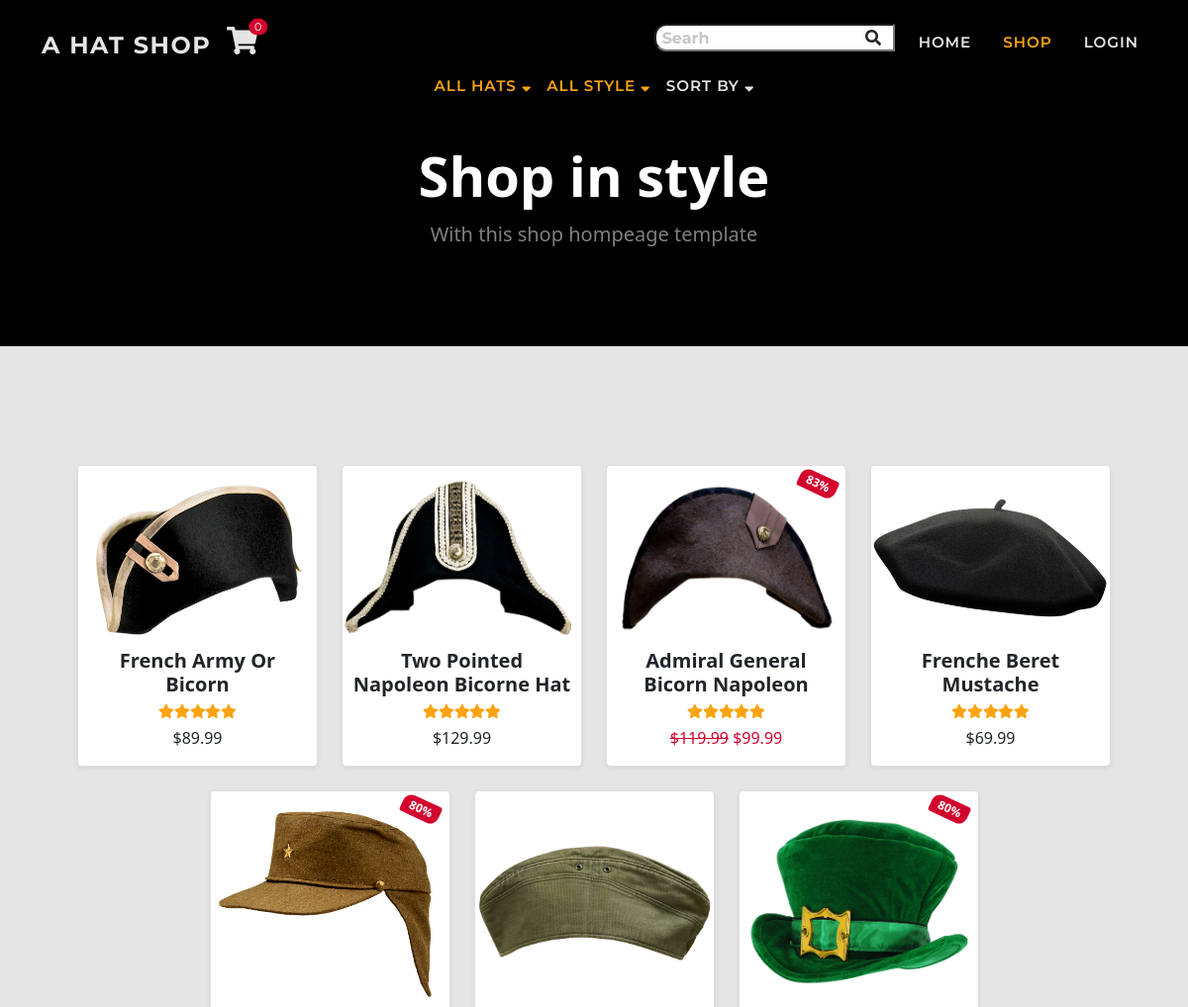
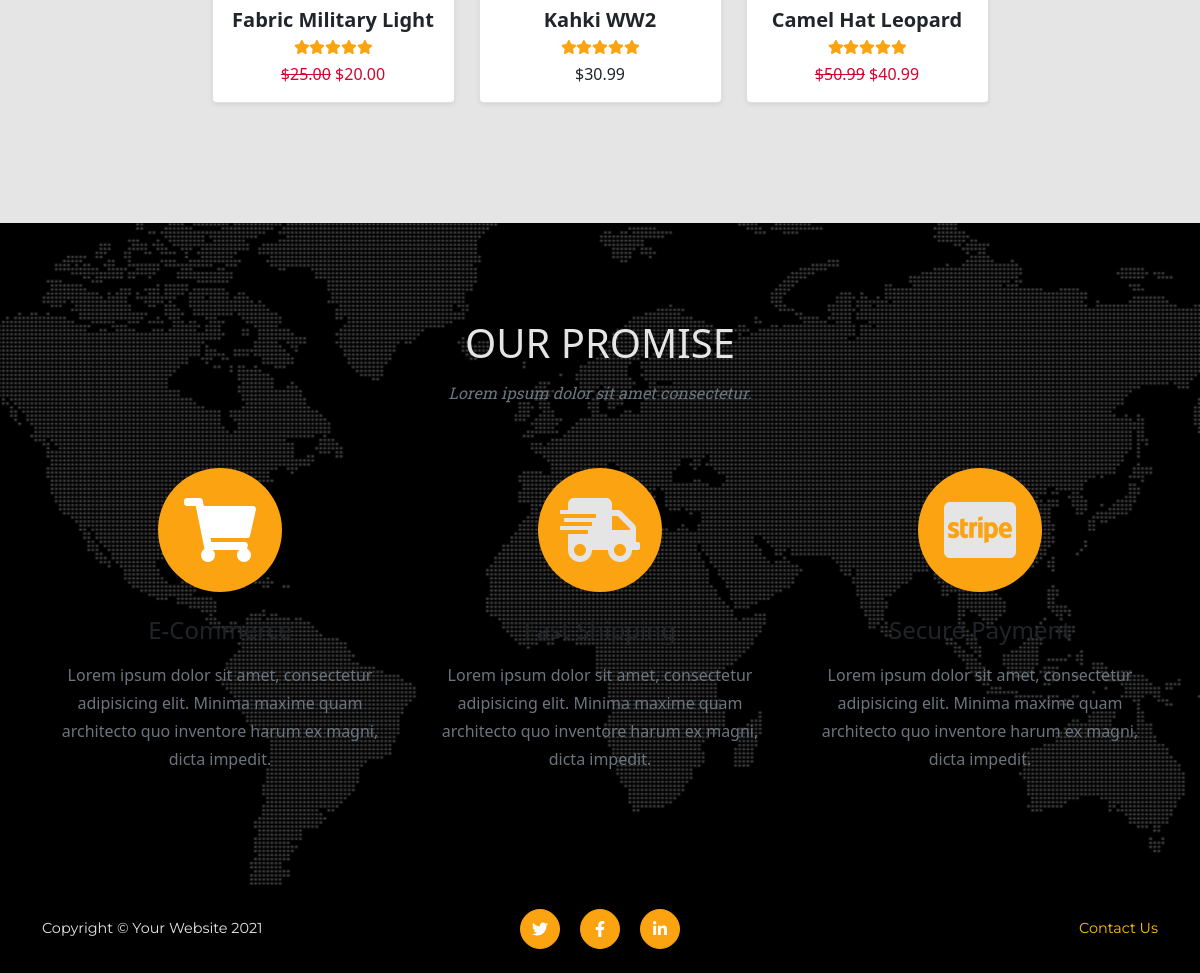
The app's page /shop/ with its own data (2 pictures, top to bottom).
### shop/models.py (models this page shows, shortened)
class Product(models.Model):
    sku = models.CharField(max_length=60)
    category = models.ForeignKey(
        'Category', null=True, blank=True,
        on_delete=models.SET_NULL)
    style = models.CharField(max_length=60)
    color = models.CharField(max_length=60)
    name = models.CharField(max_length=60)
    description = models.TextField(max_length=250)
    price = models.DecimalField(
        max_digits=6, decimal_places=2)
    image = models.ImageField(null=True, blank=True)
    sale = models.BooleanField(default=False)
    sale_price = models.DecimalField(
        max_digits=6, decimal_places=2,
        null=True, blank=True)
    item_count = models.IntegerField(
        blank=False, null=False, default=0)

### shop/views.py (the view, shortened to what this page needs)
# urls.py: path('shop/', include('shop.urls')),
def shop(request):
    products = Product.objects.all().order_by('-id')
    style_list = Product.objects.values('style').distinct()
    categories = Category.objects.all()
    category = 'all'
    sort_name = None
    sortkey = None
    style = 'all'
    query = 'None'
    shop = True
    context = {
        'style_list': style_list,
        'categories': categories,
        'sort_name': sort_name,
        'products': products,
        'sortkey': sortkey,
        'cat': category,
        'style': style,
        'shop': shop,
    }
    return render(request, 'shop/shop.html', context)

### cart/contexts.py (called while the page is built, shortened)
def cart_contents(request):
    cart_items = []
    total = 0
    item_count = 0
    cart = request.session.get('cart', {})
    if total < 50:
        delivery = total * Decimal(10 / 100)
        free_deivery = 50 * total
    else:
        delivery = 0
        free_deivery = 0
    grand_total = delivery + total
    context = {
        'cart_items': cart_items,
        'total': total,
        'item_count': item_count,
        'delivery': delivery,
        'free_deivery': free_deivery,
        'deivery_treshold': 10,
        'grand_total': grand_total,
    }
    return context

### shop/templates/shop/shop.html (shortened to what this page needs)
{% extends 'base.html' %}
{% load static %}
{% load thumbnail %}
{% block extr_nav %}
<li class="nav-item dropdown">
    <form class="form" method="GET" action="{% url 'shop' %}">
        <div class="input-group input-group-sm mb-3">
            <input type="text" class="search py-0" name="search" placeholder="Searh" aria-label="Search store">
            <div class="input-group-append">
                <button class="btn search-btn py-0" type="submit"><i class="fas fa-search"></i></button>
            </div>
        </div>
    </form>
</li>
{% endblock %}
{% block extr_nav_lg %}
<div class=" d-none d-md-block">
    <ul class="navbar-nav p-0 text-uppercase ms-auto py-lg-0">
        {% include 'includes/shop_nav.html' %}
    </ul>
</div>
{% endblock %}
{% block page_header %}
<header class="bg-black py-5">
    <div class="container px-4 px-lg-5 pt-5 my-5">
        <div class="text-center">
            <h1 class="display-4 text-white fw-bolder">Shop in style</h1>
            <p class="lead fw-normal text-white-50 mb-0">With this shop hompeage template</p>
        </div>
    </div>
</header>
{% endblock %}
{% block content %}
<section class="page-section">
    <div class="container mt-2 mt-sm-4 px-2 px-sm-4 px-lg-5">
        <div class="row gx-2 gx-sm-4 row-cols-2 row-cols-md-3 row-cols-xl-4 justify-content-center">
            {% for item in products %}
            <div class="col mb-2 mb-sm-4">
                <div class="card shadow-sm rounded-3 pt-2 justify-content-end h-100">
                    {% if item.sale %}
                    <div class="badge bg-danger text-white position-absolute" style="top: 0.5rem; right: 0.5rem">
                        {% widthratio item.sale_price item.price 100 %}%
                    </div>
                    {% endif %}
                        <div class="h-100 d-flex align-items-center">
                            {% thumbnail item.image "250" as im %}
                            <img class="card-img-top" src="{{ im.url }}" alt="..." />
                            {% endthumbnail %}
                        </div>
                    <a class="card-img-overlay" href="{% url 'shop_item' item.id %}">
                    </a>
                    <div class="card-body p-2">
                        <div class="text-center align-items-end">
                            <h5 class="fw-bolder text-capitalize">{{ item.name }}</h5>
                            <a class="h-100 my-auto" href="{% url 'shop_item' item.id %}">
                            <div class="d-flex justify-content-center small text-warning mb-2">
                                <span class="fa fa-star checked"></span>
                                <span class="fa fa-star checked"></span>
                                <span class="fa fa-star checked"></span>
                                <span class="fa fa-star"></span>
                                <span class="fa fa-star"></span>
                            </div>
                        </a>
                            {% if item.sale %}
                            <span class="text-decoration-line-through text-danger">${{ item.price }}</span>
                            <span class="text-danger">${{ item.sale_price }} </span>
                            {% else %}
                            <span>${{ item.price }} </span>
                            {% endif %}
                        </div>
                    </div>
                    <div class="card-footer pt-0 border-top-0 bg-transparent justify-self-end">
                    </div>
                </div>
            </div>
            {% endfor %}
        </div>
    </div>
</section>
{% endblock %}

### templates/base.html (shortened to what this page needs)
<!doctype html>
<html lang="en">
<head>
    {% load static %}
    {% block corecss %}
    <link rel="stylesheet" href="https://cdn.jsdelivr.net/npm/bootstrap@5.1.3/dist/css/bootstrap.min.css"
>
    <link href="{% static 'css/base.css' %}" rel="stylesheet" />
    {% endblock %}
</head>
<body>
    <nav class="navbar navbar-expand-md fixed-top flex-column" id="mainNav">
        <div class="container">
            <div><a class="navbar-brand" href="{% url 'home' %}">A hat Shop</a></div>
            <div class="nav-item ">
                <a class="position-relative cart" href="{% url 'cart' %}">
                    <i class="fas h3 fa-shopping-cart">
                    </i>
                    <span
                        class="cart-pill text-white position-absolute top-5 start-98 translate-middle bg-danger rounded-circle">
                        {{ item_count }}
                    </span>
                </a>
            </div>
            <div class="collapse navbar-collapse" id="navbarResponsive">
                <ul class="navbar-nav text-uppercase ms-auto py-1 py-lg-0">
                    {% block extr_nav %}
                    {% endblock %}
                    <li class="nav-item"><a class="nav-link {% if request.get_full_path == '/' %}disabled{% endif %}"
                            href="{% url 'home' %}">home</a></li>
                    <li class="nav-item"><a class="nav-link {% if shop %}disabled{% endif %}"
                            href="{% url 'shop' %}">shop</a></li>
                    {% if request.user.is_authenticated %}
                    <li class="nav-item"><a
                        class="nav-link {% if request.get_full_path == '/user/' %}disabled{% endif %}"
                        href="{% url 'user' %}">Profile</a></li>
                    <li class="nav-item"><a
                            class="nav-link {% if request.get_full_path == '/accounts/logout/' %}disabled{% endif %}"
                            href="{% url 'account_logout' %}">Logout</a></li>
                    {% else %}
                    <li class="nav-item"><a
                            class="nav-link {% if request.get_full_path == '/accounts/login/' %}disabled{% endif %}"
                            href="{% url 'account_login' %}">Login</a></li>
                    {% endif %}
                </ul>
            </div>
        </div>
        {% block extr_nav_lg %}
        {% endblock %}
    </nav>
    {% block page_header %}
    {% endblock %}
    {% block content %}
    {% endblock %}
    <section class="page-section bg-black" id="promise">
        <div class="container">
            <div class="text-center">
                <h2 class="section-heading text-uppercase">Our Promise</h2>
                <h3 class="section-subheading text-muted">Lorem ipsum dolor sit amet consectetur.</h3>
            </div>
            <div class="row text-center">
                <div class="col-md-4">
                    <span class="fa-stack fa-4x">
                        <i class="fas fa-circle fa-stack-2x text-warning"></i>
                        <i class="fas fa-shopping-cart fa-stack-1x fa-inverse text-ligtt"></i>
                    </span>
                    <h4 class="my-3">E-Commerce</h4>
                    <p class="text-muted">Lorem ipsum dolor sit amet, consectetur adipisicing elit. Minima maxime quam
                        architecto quo inventore harum ex magni, dicta impedit.</p>
                </div>
                <div class="col-md-4">
                    <span class="fa-stack fa-4x">
                        <i class="fas fa-circle fa-stack-2x text-warning"></i>
                        <i class="fas fa-shipping-fast fa-stack-1x fa-inverse text-light"></i>
                    </span>
                    <h4 class="my-3">Fast Shipping</h4>
                    <p class="text-muted">Lorem ipsum dolor sit amet, consectetur adipisicing elit. Minima maxime quam
                        architecto quo inventore harum ex magni, dicta impedit.</p>
                </div>
                <div class="col-md-4">
                    <span class="fa-stack fa-4x">
                        <i class="fas fa-circle fa-stack-2x text-warning"></i>
                        <i class="fab fa-cc-stripe fa-stack-1x fa-inverse text-light"></i>
                    </span>
                    <h4 class="my-3">Secure Payment</h4>
                    <p class="text-muted">Lorem ipsum dolor sit amet, consectetur adipisicing elit. Minima maxime quam
                        architecto quo inventore harum ex magni, dicta impedit.</p>
                </div>
            </div>
        </div>
    </section>
    <footer class="footer bg-dark py-4">
        <div class="container">
            <div class="row align-items-center">
                <div class="col-lg-4 text-lg-start text-light">Copyright &copy; Your Website 2021</div>
                <div class="col-lg-4 my-3 my-lg-0">
                    <a class="btn btn-light btn-social mx-2" href="#!"><i class="fab fa-twitter"></i></a>
                    <a class="btn btn-light btn-social mx-2" href="#!"><i class="fab fa-facebook-f"></i></a>
                    <a class="btn btn-light btn-social mx-2" href="#!"><i class="fab fa-linkedin-in"></i></a>
                </div>
                <div class="col-lg-4 text-lg-end">
                    <a class="link-warning text-decoration-none" data-bs-toggle="modal" data-bs-target="#exampleModal"
                        href="">Contact Us</a>
                </div>
            </div>
        </div>
    </footer>
</body>
</html>

### templates/includes/shop_nav.html (shortened to what this page needs)
<li class="nav-item py-2 dropdown">
        <div class="drop-link dropdown orange" href="#" id="cat" role="button"
                data-bs-toggle="dropdown" aria-expanded="false">
                {% if cat and cat != 'None' %}{{ cat }} hats{% else %}All Hats{% endif %} <i class="fas fa-sort-down"></i>
        </div>
</li>
<li class="nav-item py-2 dropdown">
        <div class="drop-link dropdown {% if style and style != 'None' %}orange{% endif %}" href="#" id="style" role="button"
                data-bs-toggle="dropdown" aria-expanded="false">
                {% if style and style != 'None' %}{{ style }} style{% else %}Sellect Style{% endif %} <i class="fas fa-sort-down"></i>
        </div>
</li>
<li class="nav-item py-2 dropdown">
        <div class="drop-link dropdown {% if sortkey and sortkey != 'None' %}orange{% endif %}" href="#" id="sort" role="button"
                data-bs-toggle="dropdown" aria-expanded="false">
                {% if sortkey and sortkey != 'None' %}{{ sort_name }}{% else %}Sort By{% endif %} <i class="fas fa-sort-down"></i>
        </div>
</li>

### static/css/base.css (style rules this page uses)
:root { --bs-warning: #fca311; --bs-white: #ffffff; --bs-gray: #292929; --bs-light: #e5e5e5; --bs-dark: #000000; --bs-danger: #d2042d; --bs-success: #6a994e; --bs-primary: #292929; --bs-secondary: rgb(229, 229, 229); --bs-primary-rgb: 41, 41, 41; --bs-secondary-rgb: 229, 229, 229; --bs-warning-rgb: 252, 163, 17; --bs-success-rgb: 106, 153, 78; --bs-danger-rgb: 210, 4, 45; --bs-white-rgb: 255, 255, 255; --bs-light-rgb: 229, 229, 229; --bs-dark-rgb: 0, 0, 0; }
html { scroll-padding-top: 4.5rem; }
body { position: relative; overflow-x: hidden; background-color: #e5e5e5; }
p { line-height: 1.75; }
.page-section { padding: 6rem 0; }
.page-section h2.section-heading, .page-section .section-heading.h2 { font-size: 2.5rem; margin-top: 0; margin-bottom: 1rem; }
.page-section h3.section-subheading, .page-section .section-subheading.h3 { font-size: 1rem; font-weight: 400; font-style: italic; font-family: "Roboto Slab", -apple-system, BlinkMacSystemFont, "Segoe UI", Roboto, "Helvetica Neue", Arial, sans-serif, "Apple Color Emoji", "Segoe UI Emoji", "Segoe UI Symbol", "Noto Color Emoji"; margin-bottom: 4rem; }
@media (min-width: 768px) { section { padding: 9rem 0; } }
#mainNav { padding-top: 1rem; padding-bottom: 1rem; background-color: #000000; }
#mainNav .navbar-brand { font-family: "Montserrat", -apple-system, BlinkMacSystemFont, "Segoe UI", Roboto, "Helvetica Neue", Arial, sans-serif, "Apple Color Emoji", "Segoe UI Emoji", "Segoe UI Symbol", "Noto Color Emoji"; font-weight: 700; letter-spacing: 0.0625em; text-transform: uppercase; }
.drop-link, .drop-link, .nav-item .nav-link { font-family: "Montserrat", -apple-system, BlinkMacSystemFont, "Segoe UI", Roboto, "Helvetica Neue", Arial, sans-serif, "Apple Color Emoji", "Segoe UI Emoji", "Segoe UI Symbol", "Noto Color Emoji"; font-size: 0.95rem; color: #e5e5e5; font-weight: 600; letter-spacing: 0.0625em; }
.search { padding-left: 6px; border-radius: 12px; }
.search-btn { border-radius: 0px; margin-left: -42px; }
.cart-pill { font-family: "Montserrat", -apple-system, BlinkMacSystemFont, "Segoe UI", Roboto, "Helvetica Neue", Arial, sans-serif, "Apple Color Emoji", "Segoe UI Emoji", "Segoe UI Symbol", "Noto Color Emoji"; font-size: .7rem; margin: 0; padding: 0 6px; }
.cart, .drop-link, .dropdown-item, .navbar-brand, .navbar-toggler { color: #e5e5e5; transition: color 0.2s ease-in-out; }
.cart:hover, .cart:active, .drop-link:hover, .navbar-brand:hover, .nav-item .disabled, .nav-item .nav-link.active, .nav-item .nav-link:hover { color: #fca311; }
.orange { color: #fca311 !important; }
@media (min-width: 992px) { #mainNav { padding-top: 1.5rem; padding-bottom: 1.5rem; border: none; background-color: transparent; transition: padding-top 0.3s ease-in-out, padding-bottom 0.3s ease-in-out; } }
@media (min-width: 992px) { #mainNav .navbar-brand { font-size: 1.5em; transition: font-size 0.3s ease-in-out; } }
@media (min-width: 992px) { #mainNav .navbar-nav .nav-item { margin-right: 1rem; } }
@media (min-width: 992px) { #mainNav .navbar-nav .nav-item:last-child { margin-right: 0; } }
.footer { text-align: center; font-size: 0.9rem; font-family: "Montserrat", -apple-system, BlinkMacSystemFont, "Segoe UI", Roboto, "Helvetica Neue", Arial, sans-serif, "Apple Color Emoji", "Segoe UI Emoji", "Segoe UI Symbol", "Noto Color Emoji"; }
section#promise { background-image: url("../img/map-image.png"); background-repeat: no-repeat; background-position: center; }
section#promise .section-heading { color: #e5e5e5; }
.btn-social { height: 2.5rem; width: 2.5rem; display: inline-flex; align-items: center; justify-content: center; padding: 0; border-radius: 100%; }
.btn-social, .btn-social { background-color: #fca311; border-color: #fca311; color: #fff; }
.card-body { flex: 0 1 auto; padding: 1rem 1rem; }
.cart-conteiner .badge, .item .badge, .card .badge { transform: rotate(25deg); border-radius: 9px 3px; }

### records on screen
Product: shows a picture, name "French Army Or Bicorn", price "89.99"
Product: shows a picture, name "Two Pointed Napoleon Bicorne Hat", price "129.99"
Product: sale_price+price "83", shows a picture, name "Admiral General Bicorn Napoleon", price "119.99", sale_price "99.99"
Product: shows a picture, name "Frenche Beret Mustache", price "69.99"
Product: sale_price+price "80", shows a picture, name "Fabric Military Light", price "25.00", sale_price "20.00"
Product: shows a picture, name "Kahki WW2", price "30.99"
Product: sale_price+price "80", shows a picture, name "Camel Hat Leopard", price "50.99", sale_price "40.99"

### other values on screen
{{ item_count }} "0"
{{ cat }} "ALL"
{{ style }} "ALL"
